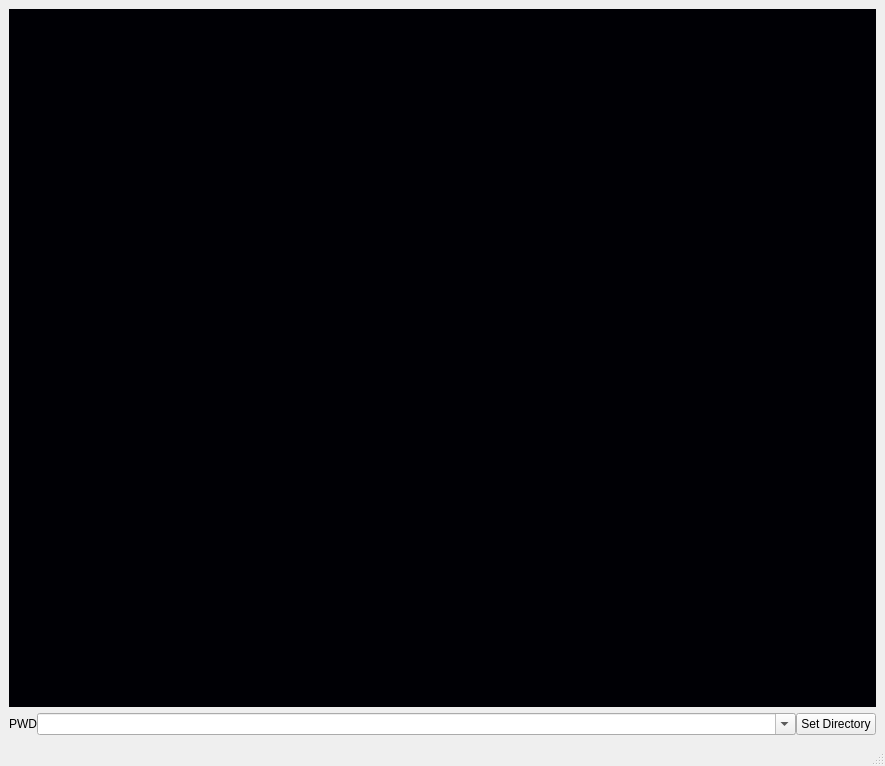
<?xml version="1.0" encoding="UTF-8"?>
<ui version="4.0">
 <class>Console</class>
 <widget class="QMainWindow" name="Console">
  <property name="geometry">
   <rect>
    <x>0</x>
    <y>0</y>
    <width>885</width>
    <height>766</height>
   </rect>
  </property>
  <property name="windowTitle">
   <string>Console</string>
  </property>
  <widget class="QWidget" name="centralwidget">
   <layout class="QVBoxLayout" name="verticalLayout">
    <item>
     <widget class="QTextEdit" name="console">
      <property name="font">
       <font>
        <family>Courier</family>
       </font>
      </property>
      <property name="styleSheet">
       <string notr="true">QTextEdit { background-color: rgb(0,0,5); color: rgb(250,250,250)}</string>
      </property>
      <property name="autoFormatting">
       <set>QTextEdit::AutoNone</set>
      </property>
     </widget>
    </item>
    <item>
     <layout class="QHBoxLayout" name="horizontalLayout_3">
      <property name="spacing">
       <number>0</number>
      </property>
      <property name="topMargin">
       <number>0</number>
      </property>
      <item>
       <widget class="QLabel" name="pwd">
        <property name="text">
         <string>PWD</string>
        </property>
       </widget>
      </item>
      <item>
       <widget class="QComboBox" name="cmd_line">
        <property name="sizePolicy">
         <sizepolicy hsizetype="Preferred" vsizetype="Fixed">
          <horstretch>1</horstretch>
          <verstretch>0</verstretch>
         </sizepolicy>
        </property>
        <property name="editable">
         <bool>true</bool>
        </property>
        <property name="insertPolicy">
         <enum>QComboBox::InsertAtTop</enum>
        </property>
        <property name="duplicatesEnabled">
         <bool>true</bool>
        </property>
       </widget>
      </item>
      <item>
       <widget class="QPushButton" name="set_dir">
        <property name="text">
         <string>Set Directory</string>
        </property>
        <property name="icon">
         <iconset resource="icons.qrc">
          <normaloff>:/icons/icons/open.xpm</normaloff>:/icons/icons/open.xpm</iconset>
        </property>
       </widget>
      </item>
     </layout>
    </item>
   </layout>
  </widget>
  <widget class="QMenuBar" name="menubar">
   <property name="geometry">
    <rect>
     <x>0</x>
     <y>0</y>
     <width>885</width>
     <height>22</height>
    </rect>
   </property>
  </widget>
  <widget class="QStatusBar" name="statusbar"/>
 </widget>
 <resources>
  <include location="icons.qrc"/>
 </resources>
 <connections/>
</ui>
